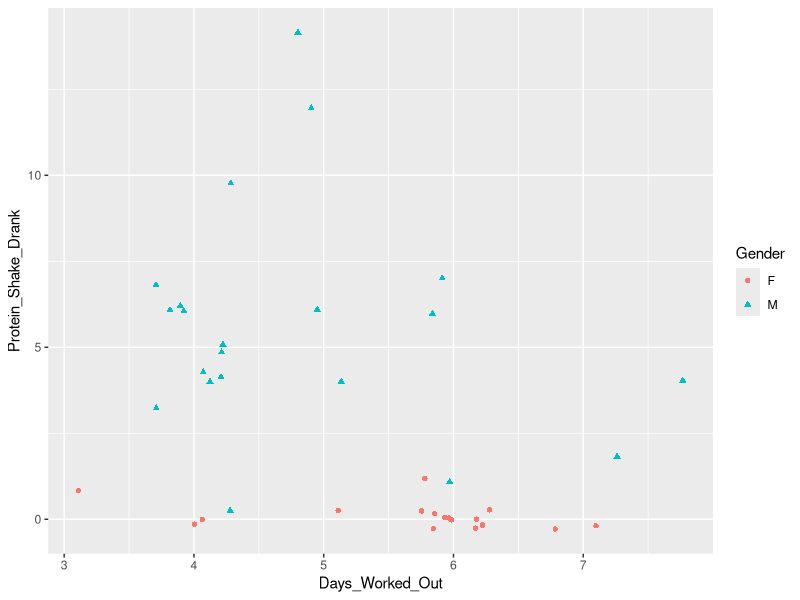
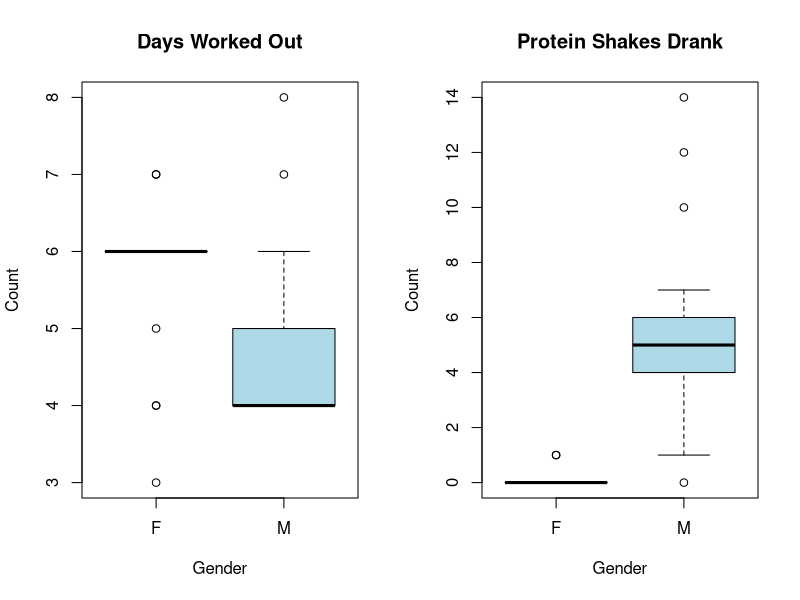

Source code (R) for these figures, in order:
## ---- chunk 1
DBZ_Data <- read.csv("DBZ_Data.csv")
## ---- chunk 2
head(DBZ_Data)
summary(DBZ_Data) 
str(DBZ_Data)
## ---- chunk 3
library(ggplot2) 
## ---- chunk 4
ggplot(DBZ_Data, 
       aes(x = Days_Worked_Out, 
           y = Protein_Shake_Drank,
           color = Gender,
           shape = Gender)) +
  geom_jitter(width=.3, height = .3)
## ---- chunk 5
par(mfrow = c(1, 2))

boxplot(Days_Worked_Out ~ Gender,
        data = DBZ_Data,
        main = "Days Worked Out",
        xlab = "Gender",
        ylab = "Count",
        col = c("lightpink", "lightblue"))

boxplot(Protein_Shake_Drank ~ Gender,
        data = DBZ_Data,
        main = "Protein Shakes Drank",
        xlab = "Gender",
        ylab = "Count",
        col = c("lightpink", "lightblue"))
